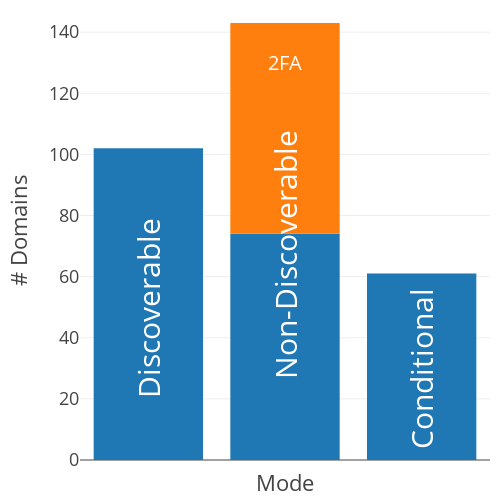

Notebook code for this chart:
### Code cell
mode_discoverable_count = 0
mode_non_discoverable_true = 0
mode_non_discoverable_2fa = 0
mode_conditional_count = 0
available_domains = 0

for row in iterate():
    if row["availability"] == "TRUE":
        available_domains += 1
        if row["mode_discoverable"] == "TRUE":
            mode_discoverable_count += 1
        if row["mode_non_discoverable"] == "TRUE":
            mode_non_discoverable_true += 1
        if row["mode_non_discoverable"] == "2FA":
            mode_non_discoverable_2fa += 1
        if row["mode_conditional"] == "TRUE":
            mode_conditional_count += 1

data = [
    {"Mode": "Discoverable", "Count": mode_discoverable_count, "Type": "Passwordless"},
    {"Mode": "Non-discoverable", "Count": mode_non_discoverable_true, "Type": "Passwordless"},
    {"Mode": "Non-discoverable", "Count": mode_non_discoverable_2fa, "Type": "2FA"},
    {"Mode": "Conditional Mediation", "Count": mode_conditional_count, "Type": "Passwordless"}
]

df = pd.DataFrame(data)
fig = px.bar(df, x="Mode", y="Count", color="Type", text="Type", labels={"Count": "# Domains"}, template="presentation")

fig.update_traces(textposition='inside', textfont_size=20)

fig.update_layout(
    # yaxis_range=[0, available_domains],
    margin=dict(r=10, t=0, b=40),
    width=500,
    height=500,
    showlegend=False,
    xaxis=dict(showticklabels=False)
)

modes = ["Discoverable", "Non-discoverable", "Conditional Mediation"]

fig.update_traces(textposition="none", textangle=-90)
fig.add_annotation(x=0, y=50, text="Discoverable", showarrow=False, textangle=-90, font=dict(size=30, color="white"))
fig.add_annotation(x=1, y=67, text="Non-Discoverable", showarrow=False, textangle=-90, font=dict(size=30, color="white"))
fig.add_annotation(x=1, y=130, text="2FA", showarrow=False, textangle=0, font=dict(size=20, color="white"))
fig.add_annotation(x=2, y=30, text="Conditional", showarrow=False, textangle=-90, font=dict(size=30, color="white"))

fig.show()
fig.write_image("./charts/modes.pdf")

### Figure 1 — Plotly figure (JSON) as saved in the notebook; plotly's stock layout.template omitted (floating-point values rounded to 4 significant figures)
{"data": [{"hovertemplate": "Type=%{text}<br>Mode=%{x}<br># Domains=%{y}<extra></extra>", "legendgroup": "Passwordless", "marker": {"color": "#1F77B4", "pattern": {"shape": ""}}, "name": "Passwordless", "orientation": "v", "showlegend": true, "text": ["Passwordless", "Passwordless", "Passwordless"], "textangle": -90, "textfont": {"size": 20}, "textposition": "none", "type": "bar", "x": ["Discoverable", "Non-discoverable", "Conditional Mediation"], "xaxis": "x", "y": [102, 74, 61], "yaxis": "y"}, {"hovertemplate": "Type=%{text}<br>Mode=%{x}<br># Domains=%{y}<extra></extra>", "legendgroup": "2FA", "marker": {"color": "#FF7F0E", "pattern": {"shape": ""}}, "name": "2FA", "orientation": "v", "showlegend": true, "text": ["2FA"], "textangle": -90, "textfont": {"size": 20}, "textposition": "none", "type": "bar", "x": ["Non-discoverable"], "xaxis": "x", "y": [69], "yaxis": "y"}], "layout": {"annotations": [{"font": {"color": "white", "size": 30}, "showarrow": false, "text": "Discoverable", "textangle": -90, "x": 0, "y": 50}, {"font": {"color": "white", "size": 30}, "showarrow": false, "text": "Non-Discoverable", "textangle": -90, "x": 1, "y": 67}, {"font": {"color": "white", "size": 20}, "showarrow": false, "text": "2FA", "textangle": 0, "x": 1, "y": 130}, {"font": {"color": "white", "size": 30}, "showarrow": false, "text": "Conditional", "textangle": -90, "x": 2, "y": 30}], "barmode": "relative", "height": 500, "legend": {"title": {"text": "Type"}, "tracegroupgap": 0}, "margin": {"b": 40, "r": 10, "t": 0}, "showlegend": false, "width": 500, "xaxis": {"anchor": "y", "domain": [0, 1], "showticklabels": false, "title": {"text": "Mode"}}, "yaxis": {"anchor": "x", "domain": [0, 1], "title": {"text": "# Domains"}}}}
